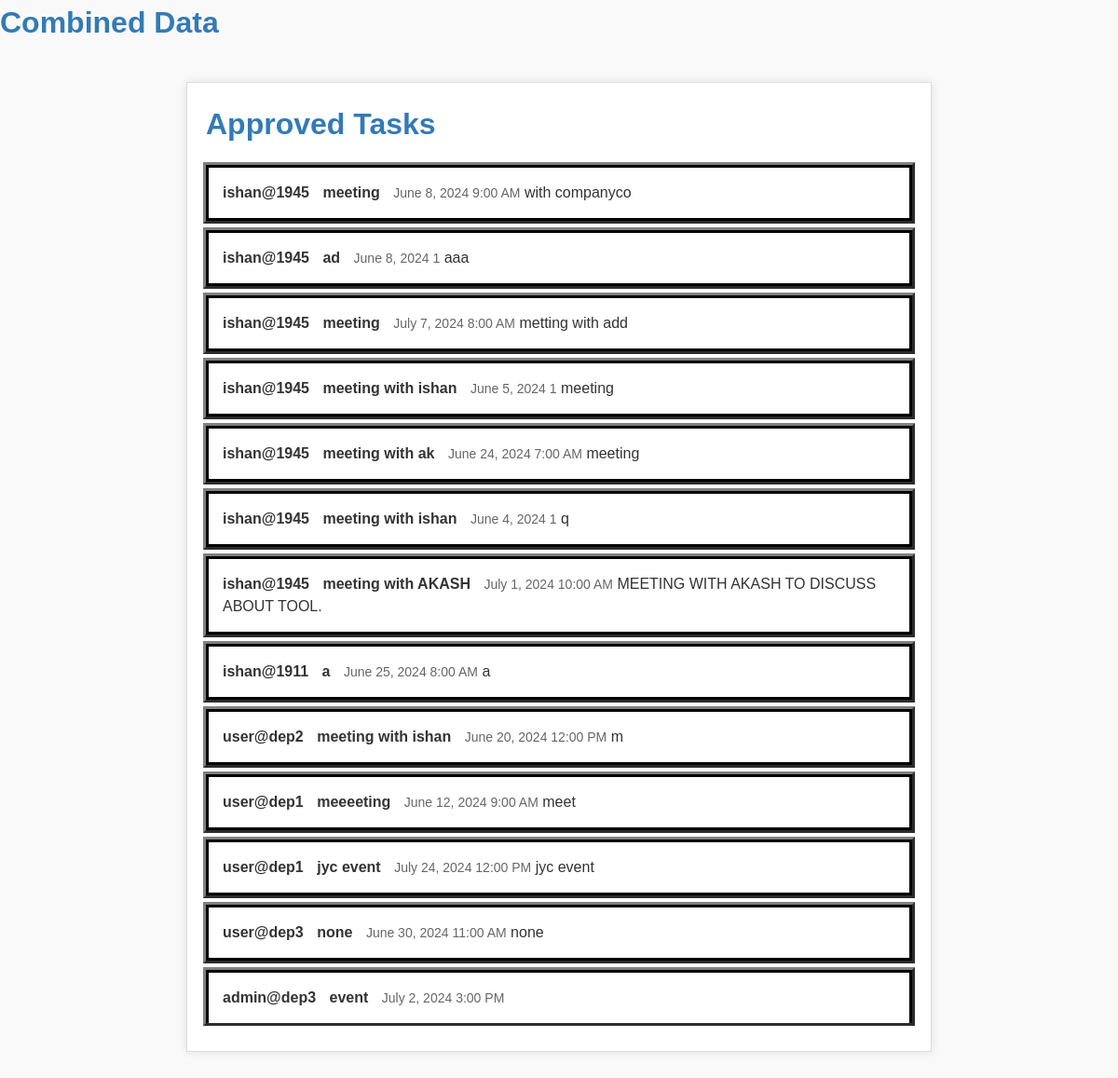
Page /calendar/master/ on the committed database.
### calendar_app/models.py (models this page shows, shortened)
class Task1(models.Model):
    user = models.ForeignKey(User, on_delete=models.CASCADE)
    date = models.DateField()
    choice_options = [
        ('6:00 AM', '6:00AM'),
        ('7:00 AM', '7:00AM'),
        ('8:00 AM', '8:00AM'),
        ('9:00 AM', '9:00AM'),
        ('10:00 AM', '10:00AM'),
        ('11:00 AM', '11:00AM'),
        ('12:00 PM', '12:00PM'),
        ('1:00 PM', '1:00PM'),
        ('2:00 PM', '2:00PM'),
        ('3:00 PM', '3:00PM'),
        ('4:00 PM', '4:00PM'),
        ('5:00 PM', '5:00PM'),
        ('6:00 PM', '6:00PM'),
        ('7:00 PM', '7:00PM'),
        ('8:00 PM', '8:00PM'),
        ('9:00 PM',  '9:00PM'),
    ]
    time = models.CharField(max_length=20, choices=choice_options)
    title = models.CharField(max_length=200)
    description = models.TextField(blank=True, null=True)
    approved = models.BooleanField(default=False)  # For admin approval

class Task3(models.Model):
    user = models.ForeignKey(User, on_delete=models.CASCADE)
    date = models.DateField()
    choice_options = [
        ('6:00 AM', '6:00AM'),
        ('7:00 AM', '7:00AM'),
        ('8:00 AM', '8:00AM'),
        ('9:00 AM', '9:00AM'),
        ('10:00 AM', '10:00AM'),
        ('11:00 AM', '11:00AM'),
        ('12:00 PM', '12:00PM'),
        ('1:00 PM', '1:00PM'),
        ('2:00 PM', '2:00PM'),
        ('3:00 PM', '3:00PM'),
        ('4:00 PM', '4:00PM'),
        ('5:00 PM', '5:00PM'),
        ('6:00 PM', '6:00PM'),
        ('7:00 PM', '7:00PM'),
        ('8:00 PM', '8:00PM'),
        ('9:00 PM',  '9:00PM'),
    ]
    time = models.CharField(max_length=20, choices=choice_options)
    title = models.CharField(max_length=200)
    description = models.TextField(blank=True, null=True)
    approved = models.BooleanField(default=False)  # For admin approval

### calendar_app/views.py (the view)
# urls.py: path('master/', calendar_views.my_view, name='master'),
def my_view(request):
    data1 = Task1.objects.filter(approved=True)
    data2 = Task2.objects.filter(approved=True)
    data3 = Task3.objects.filter(approved=True)
    combined_data = list(data1) + list(data2) + list(data3)
    return render(request, 'master.html', {
        'combined_data': combined_data,
    })

### calendar_app/templates/master.html (shortened to what this page needs)
{% load static %}
<!DOCTYPE html>
<html>
<head>
	  <link rel="stylesheet" href="{% static 'calendar_app/style5.css' %}">
</head>
<body>
    <h1>Combined Data</h1>
       <div class="container">
        <h1>Approved Tasks</h1>
        <ul class="task-list">
            {% for item in combined_data %}
            <li>
                <span class="task-title">{{ item.user }}</span>
				<span class="task-title">{{ item.title }}</span>
                <span class="task-date">{{ item.date }} {{ item.time }}</span>
				<span class="task-dat">{{ item.description }} </span>
            </li>
            {% endfor %}
        </ul>
    </div>
</body>
</html>

### calendar_app/static/calendar_app/style5.css (style rules this page uses)
* { box-sizing: border-box; margin: 0; padding: 0; }
body { font-family: Arial, sans-serif; font-size: 16px; line-height: 1.5; color: #333; background-color: #f9f9f9; }
h1 { font-weight: bold; color: #337ab7; margin-bottom: 20px; }
.container { max-width: 800px; margin: 40px auto; padding: 20px; background-color: #fff; border: 1px solid #ddd; box-shadow: 0 0 10px rgba(0, 0, 0, 0.1); }
.task-list { list-style: none; padding: 0; margin: 0; }
.task-list li { padding: 15px; border-bottom: 1px solid #ddd; border:3px solid black; outline-style:outset; outline-color:grey; margin-bottom:10px; }
.task-list li:last-child { border-bottom: none; }
.task-list li .task-title { font-weight: bold; margin-right: 10px; }
.task-list li .task-date { color: #666; font-size: 14px; }

### rows in the picture
Task1: user "ishan@1945", title "meeting", date "June 8, 2024", time "9:00 AM", description "with companyco"
Task1: user "ishan@1945", title "ad", date "June 8, 2024", time "1", description "aaa"
Task1: user "ishan@1945", title "meeting", date "July 7, 2024", time "8:00 AM", description "metting with add"
Task1: user "ishan@1945", title "meeting with ishan", date "June 5, 2024", time "1", description "meeting"
Task1: user "ishan@1945", title "meeting with ak", date "June 24, 2024", time "7:00 AM", description "meeting"
Task1: user "ishan@1945", title "meeting with ishan", date "June 4, 2024", time "1", description "q"
Task1: user "ishan@1945", title "meeting with AKASH", date "July 1, 2024", time "10:00 AM", description "MEETING WITH AKASH TO DISCUSS ABOUT TOOL."
Task1: user "ishan@1911", title "a", date "June 25, 2024", time "8:00 AM", description "a"
Task1: user "user@dep2", title "meeting with ishan", date "June 20, 2024", time "12:00 PM", description "m"
Task1: user "user@dep1", title "meeeeting", date "June 12, 2024", time "9:00 AM", description "meet"
Task1: user "user@dep1", title "jyc event", date "July 24, 2024", time "12:00 PM", description "jyc event"
Task3: user "user@dep3", title "none", date "June 30, 2024", time "11:00 AM", description "none"
Task3: user "admin@dep3", title "event", date "July 2, 2024", time "3:00 PM"
